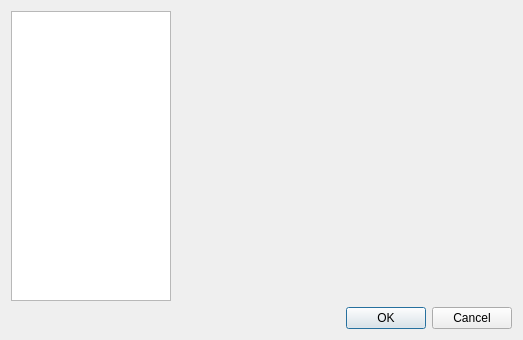
<?xml version="1.0" encoding="UTF-8"?>
<ui version="4.0">
 <class>SettingsDialog</class>
 <widget class="QDialog" name="SettingsDialog">
  <property name="geometry">
   <rect>
    <x>0</x>
    <y>0</y>
    <width>523</width>
    <height>340</height>
   </rect>
  </property>
  <property name="windowTitle">
   <string>Settings</string>
  </property>
  <layout class="QVBoxLayout" name="verticalLayout_2">
   <item>
    <layout class="QHBoxLayout" name="horizontalLayout">
     <item>
      <widget class="QTreeWidget" name="treeWidget">
       <property name="minimumSize">
        <size>
         <width>160</width>
         <height>0</height>
        </size>
       </property>
       <property name="maximumSize">
        <size>
         <width>160</width>
         <height>16777215</height>
        </size>
       </property>
       <property name="editTriggers">
        <set>QAbstractItemView::NoEditTriggers</set>
       </property>
       <property name="rootIsDecorated">
        <bool>false</bool>
       </property>
       <attribute name="headerVisible">
        <bool>false</bool>
       </attribute>
       <column>
        <property name="text">
         <string notr="true">1</string>
        </property>
       </column>
      </widget>
     </item>
     <item>
      <widget class="QStackedWidget" name="stackedWidget">
       <property name="currentIndex">
        <number>0</number>
       </property>
       <widget class="SettingGeneralForm" name="page_example">
        <layout class="QVBoxLayout" name="verticalLayout_3">
         <property name="leftMargin">
          <number>0</number>
         </property>
         <property name="topMargin">
          <number>0</number>
         </property>
         <property name="rightMargin">
          <number>0</number>
         </property>
         <property name="bottomMargin">
          <number>0</number>
         </property>
        </layout>
       </widget>
      </widget>
     </item>
    </layout>
   </item>
   <item>
    <layout class="QHBoxLayout" name="horizontalLayout_2">
     <item>
      <spacer name="horizontalSpacer">
       <property name="orientation">
        <enum>Qt::Horizontal</enum>
       </property>
       <property name="sizeHint" stdset="0">
        <size>
         <width>40</width>
         <height>20</height>
        </size>
       </property>
      </spacer>
     </item>
     <item>
      <widget class="QPushButton" name="pushButton">
       <property name="text">
        <string>OK</string>
       </property>
      </widget>
     </item>
     <item>
      <widget class="QPushButton" name="pushButton_3">
       <property name="text">
        <string>Cancel</string>
       </property>
      </widget>
     </item>
    </layout>
   </item>
  </layout>
 </widget>
 <customwidgets>
  <customwidget>
   <class>SettingGeneralForm</class>
   <extends>QWidget</extends>
   <header>SettingGeneralForm.h</header>
   <container>1</container>
  </customwidget>
 </customwidgets>
 <resources/>
 <connections>
  <connection>
   <sender>pushButton</sender>
   <signal>clicked()</signal>
   <receiver>SettingsDialog</receiver>
   <slot>accept()</slot>
   <hints>
    <hint type="sourcelabel">
     <x>361</x>
     <y>284</y>
    </hint>
    <hint type="destinationlabel">
     <x>444</x>
     <y>334</y>
    </hint>
   </hints>
  </connection>
  <connection>
   <sender>pushButton_3</sender>
   <signal>clicked()</signal>
   <receiver>SettingsDialog</receiver>
   <slot>reject()</slot>
   <hints>
    <hint type="sourcelabel">
     <x>463</x>
     <y>290</y>
    </hint>
    <hint type="destinationlabel">
     <x>467</x>
     <y>349</y>
    </hint>
   </hints>
  </connection>
 </connections>
</ui>
